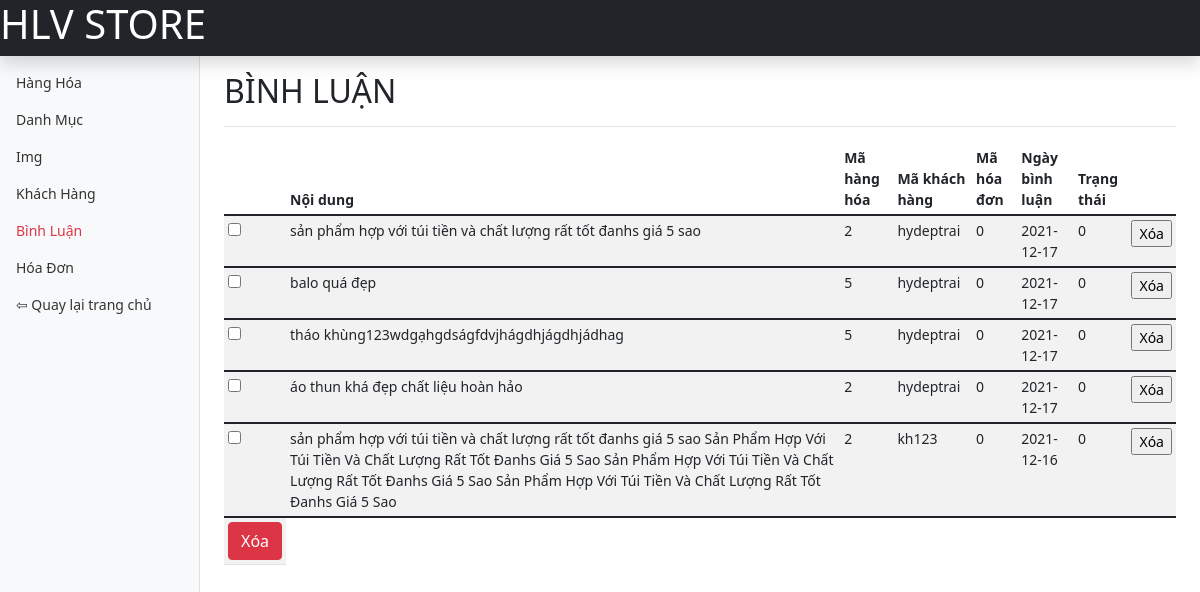
The page /admin/binh-luan/index.php on the database its author committed.
### tables this page shows
CREATE TABLE `binhluan` (
  `ma_bl` int(11) NOT NULL COMMENT 'mã bình luận',
  `noi_dung` varchar(255) NOT NULL COMMENT 'nội dung',
  `ma_hh` int(11) NOT NULL COMMENT 'mã hàng hóa',
  `ma_kh` varchar(20) NOT NULL COMMENT 'mã khách hàng',
  `ma_hd` int(11) NOT NULL,
  `ngay_bl` date NOT NULL COMMENT 'ngày bình luận',
  `trang_thai` int(10) NOT NULL
);

### admin/binh-luan/index.php (called while the page is built)
<?php
    require "list.php";
?>

### dao/pdo.php (called while the page is built, shortened)
<?php
function pdo_get_connection(){
    $servername = "localhost";
    $username = "root";
    $password = "";
    try{
        $conn = new PDO("mysql:host=$servername;dbname=hlvstore", $username, $password);
        $conn->setAttribute(PDO::ATTR_ERRMODE, PDO::ERRMODE_EXCEPTION);
        return $conn;
    } catch(PDOException $e) {
        echo "lỗi kết nối" . $e->getMessage();
    }
}
    function pdo_query($sql){
        $sql_args = array_slice(func_get_args(), 1);
        try{
            $conn = pdo_get_connection();
            $stmt = $conn->prepare($sql);
            $stmt->execute($sql_args);
            $rows = $stmt->fetchAll();
            return $rows;
        }
        catch(PDOException $e){
            throw $e;
        }
        finally{
            unset($conn);
        }
    }
?>

### dao/binh-luan.php (called while the page is built, shortened)
<?php
require_once 'pdo.php';
function binh_luan_selectAll(){
    $sql="SELECT * FROM binhluan order by ngay_bl DESC";
    return pdo_query($sql);
}
?>

### admin/binh-luan/list.php (the view, shortened to what this page needs)
<?php
require "../../dao/pdo.php";
require "../../dao/binh-luan.php";
    $danhsachbinhluan = binh_luan_selectAll();
?>
<!doctype html>
<html lang="en">
  <head>
    <link href="../../css/assets/dist/css/bootstrap.min.css" rel="stylesheet">
    <link href="../../css/assets/dashboard.css" rel="stylesheet">
  </head>
  <body>
<header class="navbar navbar-dark sticky-top bg-dark flex-md-nowrap p-0 shadow">
  <h1 style="color: white;">HLV STORE</h1>
</header>
<div class="container-fluid">
  <div class="row">
    <nav id="sidebarMenu" class="col-md-3 col-lg-2 d-md-block bg-light sidebar collapse">
      <div class="position-sticky pt-3">
      <ul class="nav flex-column">
          <li class="nav-item">
            <a class="nav-link" href="../hang-hoa/list.php">
              Hàng Hóa
            </a>
          </li>
          <li class="nav-item">
            <a class="nav-link" href="../danh-muc/list.php">
              Danh Mục
            </a>
          </li>
          <li class="nav-item">
            <a class="nav-link" href="../img/list.php">
              Img
            </a>
          </li>
          <li class="nav-item">
            <a class="nav-link" href="../khach-hang/list.php">
              Khách Hàng
            </a>
          </li>
          <li class="nav-item">
            <a class="nav-link text-danger" href="#">
              Bình Luận
            </a>
          </li>
          <li class="nav-item">
            <a class="nav-link" href="../hoa-don/list.php">
              Hóa Đơn
            </a>
          </li>
          <li class="nav-item">
            <a class="nav-link" href="../index.php">
            ⇦ Quay lại trang chủ
            </a>
          </li>
        </ul>
      </div>
    </nav>
    <main class="col-md-9 ms-sm-auto col-lg-10 px-md-4">
      <div class="d-flex justify-content-between flex-wrap flex-md-nowrap align-items-center pt-3 pb-2 mb-3 border-bottom">
        <h2>BÌNH LUẬN</h2>
      </div>
      <div class="table-responsive">
        <table class="table table-striped table-sm">
          <thead>
            <tr>
              <th scope="col"></th>
              <th scope="col">Nội dung</th>
              <th scope="col">Mã hàng hóa</th>
              <th scope="col">Mã khách hàng</th>
              <th scope="col">Mã hóa đơn</th>
              <th scope="col">Ngày bình luận</th>
              <th scope="col">Trạng thái</th>
            </tr>
          </thead>
  <?php
    foreach ($danhsachbinhluan as $binh_luan) {
      extract($binh_luan);
      $xoabl="index.php?act=xoabl&ma_bl=".$ma_bl;
      ?>
      <tbody>
          <tr>
          <th scope="row"><input type="checkbox"></th>
          <td><?php echo $noi_dung?></td>
          <td><?php echo $ma_hh?></td>
          <td><?php echo $ma_kh?></td>
          <td><?php echo $ma_hd?></td>
          <td><?php echo $ngay_bl?></td>
          <td><?php echo $trang_thai?></td>
          <td>
          <a href="<?php echo $xoabl="index.php?act=xoabl&ma_bl=".$ma_bl?>"><input type="submit" value="Xóa"></a>
          </td>
          </tr>
      </tbody>
      <?php
    }
  ?>
      <td><a  href="<?php echo $xoabl ?>"><button class="btn btn-danger">Xóa</button></a>
      </td>
        </table>
      </div>
    </main>
  </div>
</div>
  </body>
</html>

### css/assets/dashboard.css (style rules this page uses)
body { font-size: .875rem; }
.sidebar { position: fixed; top: 0; bottom: 0; left: 0; z-index: 100; padding: 48px 0 0; box-shadow: inset -1px 0 0 rgba(0, 0, 0, .1); }
.sidebar .nav-link { font-weight: 500; color: #333; }

### rows shown on the page
binhluan: noi_dung "sản phẩm hợp với túi tiền và chất lượng rất tốt đanhs giá 5 sao", ma_hh "2", ma_kh "hydeptrai", ma_hd "0", ngay_bl "2021-12-17", trang_thai "0"
binhluan: noi_dung "balo quá đẹp", ma_hh "5", ma_kh "hydeptrai", ma_hd "0", ngay_bl "2021-12-17", trang_thai "0"
binhluan: noi_dung "tháo khùng123wdgạhgdságfdvjhágdhjágdhjádhag", ma_hh "5", ma_kh "hydeptrai", ma_hd "0", ngay_bl "2021-12-17", trang_thai "0"
binhluan: noi_dung "áo thun khá đẹp chất liệu hoàn hảo", ma_hh "2", ma_kh "hydeptrai", ma_hd "0", ngay_bl "2021-12-17", trang_thai "0"
binhluan: noi_dung "sản phẩm hợp với túi tiền và chất lượng rất tốt đanhs giá 5 sao Sản Phẩm Hợp Với Túi Tiền Và Chất Lượng Rất Tốt Đanhs Giá 5 Sao Sản Phẩm Hợp Với Túi Tiền Và Chất Lượng Rất Tốt Đanhs Giá 5 Sao Sản Phẩm Hợp Với Túi Tiền Và Chất Lượng Rất Tốt Đanhs Giá 5 Sao", ma_hh "2", ma_kh "kh123", ma_hd "0", ngay_bl "2021-12-16", trang_thai "0"
